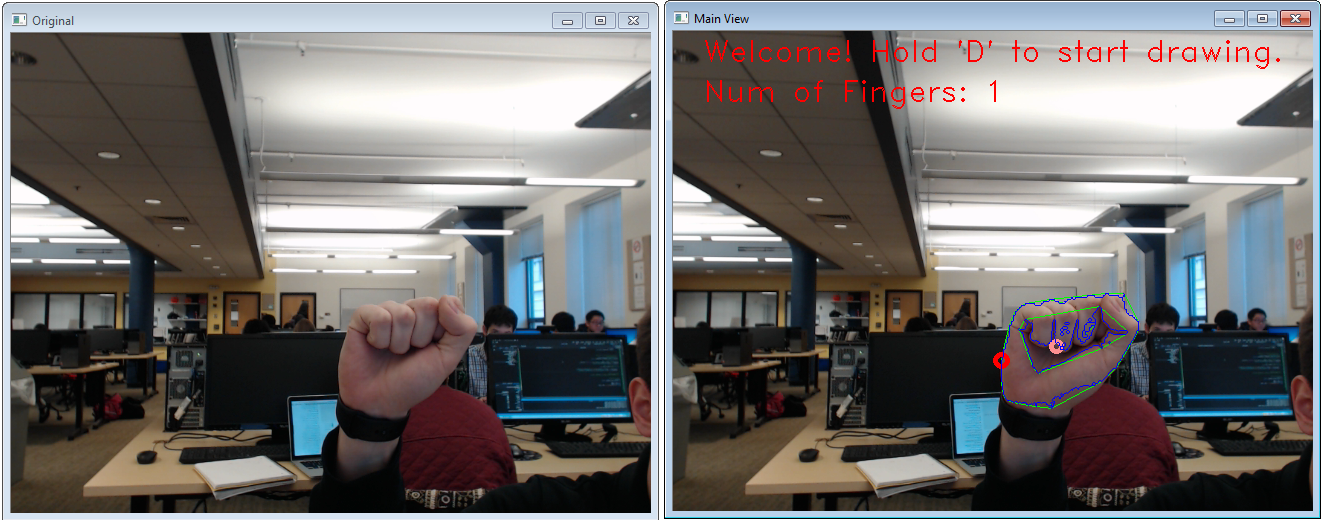
//> input picture img/1.png, 1324 x 520 px, given in place of the camera
$ ./ProgrammingAssignment1   (built with g++ and OpenCV 4)
//> lines starting //> are read from the running program, lines starting //| are printed output that depends on the picture; after the words box and inside, x2 and y2 are one past the last pixel; in counts of white or black regions, pixels touching at a corner belong together
/*
*	CS440 Spring 2016
*	Programming Assignment 1
*	Team Members: Cyril Saade, Rebecca Jellinek, Ivan Uvarov, David Wang
*/

#include "stdafx.h"

//opencv libraries
#include "opencv2/core/core.hpp"
#include "opencv2/highgui/highgui.hpp"
#include "opencv2/imgproc/imgproc.hpp"

//C++ standard libraries
#include <iostream>
#include <vector>

using namespace cv;
using namespace std;

int myMax(int a, int b, int c);
int myMin(int a, int b, int c);
void mySkinDetect(Mat& src, Mat& dst);
void myFrameDifferencing(Mat& first, Mat& sec, Mat& destination);
void myMotionEnergy(Mat *totalarr, Mat& dest, int size);
void myFrameSum(Mat& drawingFrame, Mat& handFrame, Mat& destination);

// [21 lines left out: functions dist, circleFromPoints, not called in this run]

//Can play around with:
//	- Threshold value for frame-differencing
//	- Threshold for minimum area of a contour to be recognized
//	- Blur Filter
//	- Bounding rectangle for a given contour
// 	- # of Convex Hull Points necessary to be recognized
//	- Depth threshold for convexity-defect to be recognized


int main()
{
	// open the video camera no. 0
	VideoCapture cap(0);

	// if not successful, exit program
	if (!cap.isOpened())
	{
		cout << "Cannot open the video cam" << endl;
		return -1;
	}

	// Mat object to read first frame
	Mat frame0;

	// read a new frame from video
	bool bSuccess0 = cap.read(frame0);
//> frame0 is the input picture: 520 rows x 1324 cols, CV_8UC3; mean B, G, R 112, 113, 115.6

	//if not successful, break loop
	if (!bSuccess0)
	{
		cout << "Cannot read a frame from video stream" << endl;
		cap.release();
		return 0;
	}

	bool drawingIsOn = false; // Variable that determines if drawing mode is on or not
	Point previousPoint; //stores the center of the palm of the hand of the previous frame
	bool previousPointIsSet = false;
	Mat drawingFrame; //frame that will hold all lines that have been drawn


	/////////////////////////////////////////////////////////////////////////////////////////////////////////////////////////////////////////////////////////////////////////////////////
	Mat first = frame0;
	// Mat second;
	vector<pair<Point, double>> palm_centers;


	while (1)
	{
		// read a new frame from video
		Mat frame;
		bool bSuccess = cap.read(frame);

		if (!bSuccess)
		{
			cout << "Cannot read a frame from video stream" << endl;
			break;
		}

		Mat handForDrawingFrame = Mat::zeros(frame.rows, frame.cols, CV_8UC3); //In drawing mode, this frame will display the face or the hand of the user
		Mat drawingDispay = Mat::zeros(frame.rows, frame.cols, CV_8UC3); //this is the frame of the drawing mode

		// In order to create the frame of the drawing mode, it super-imposes the handForDrawingFrame and the drawingFrame

		flip(frame, frame, 1);
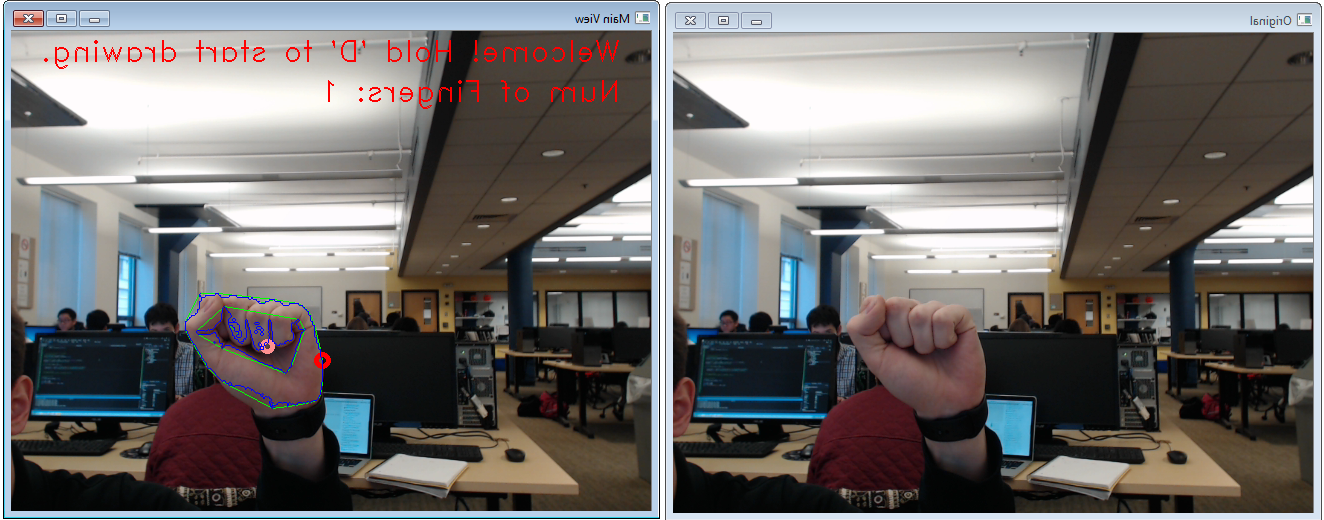
//> frame: 520 rows x 1324 cols, CV_8UC3; mean B, G, R 112, 113, 115.6

		Mat skinfilter = Mat::zeros(frame.rows, frame.cols, CV_8UC1);

		mySkinDetect(frame, skinfilter); // // PROCESSING THE IMAGE: we are applying our skinDetection algorithm to the original frame
//> after the loop in mySkinDetect, `for (int i = 0; i < src.rows; i++)`:
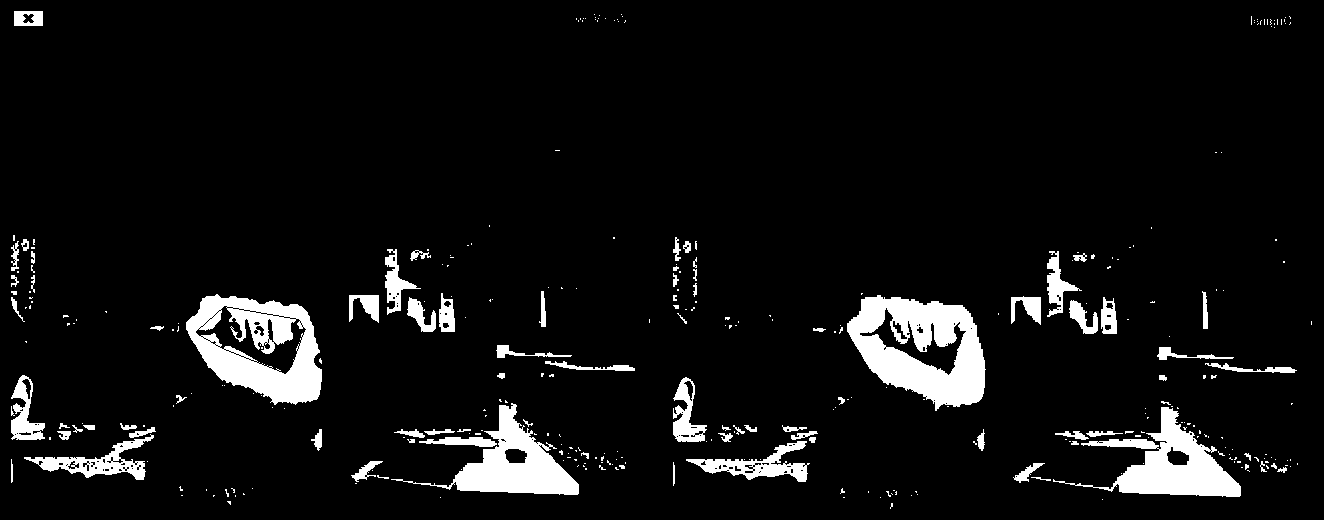
//> dst: 520 rows x 1324 cols, CV_8UC1; 6.7% white; 345 white regions (263 under 20 px)

		vector<vector<Point>> contours;
		vector<Vec4i> hierarchy;
		findContours(skinfilter, contours, hierarchy, CV_RETR_TREE, CV_CHAIN_APPROX_SIMPLE, Point(0, 0));
//> contours = 557 contours, 474 with area under 20; largest, box (x1, y1, x2, y2) and area: (847, 295, 986, 411) 10970, (186, 294, 322, 405) 10497, (1053, 407, 1241, 497) 5794, (391, 403, 579, 495) 5398, (195, 305, 307, 375) 2416
		// Finding all contours inside the skinfiltered image
		//Stored within the "contours" vector are vectors of points, each vector of points a contour-outline found in the input_frame

		Mat finalDest = Mat::zeros(frame.size(), CV_8UC3);

		//Find contour in vector w/ largest area
		int maxSize = 0;
		int maxIndex = 0;
		//Do we even really need a bounding rectangle?
		//Rect boundrec;

		//Finding greatest contour (storing its index and its area)
		for (int i = 0; i < contours.size(); i++){
			double area = contourArea(contours[i]);
			if (area > maxSize) { //can add another if-condition to screen out only areas of a certain pixel number... Wait, no, that's redundant, since we're already only
				//	screening out the biggest blob on the screen
				maxSize = area;
				maxIndex = i;
				//boundrec = boundingRect(contours[i]);
			}
		}
//> this loop made 557 passes
//> (area, maxSize) on passes 33, 48, 58, 99, 138, 223, 341: (20, 20), (172.5, 172), (189, 189), (1731, 1731), (1801, 1801), (5794.5, 5794), (10970, 10970)
//> after the loop, maxSize = 10970; maxIndex = 340

		vector<vector<Point>> hulls(contours.size());
//> hulls = 557 empty contours
		vector<vector<int>> hullsIndex(contours.size());
//> hullsIndex = 557 items
		//each convexity-defect part of a set of convexity-defects corresponding to a convex hull + contour
		//		is represented as a 4-element integer vector (start_index, end_index, farthest_point_index, fixpoint_depth);
		//		fixpoint_depth is an approx. of the distance between the farthest contour point and the convex hull
		//SO, basically, each defect is, between two fingers, basically a trace of the tip of one finger down and up back to
		//		the next, with the start_index the beginning of the trace in the original contour, the end_index the end,
		//		the farthest_point_index the farthest point to the convex hull in the original contour, within the defect,
		//		and the fixpoint_depth the distance of that farthest point
		vector<vector<Vec4i>> defects(contours.size());
//> defects = 557 items

		for (int i = 0; i < contours.size(); i++){
			convexHull(contours[i], hulls[i]);
			convexHull(contours[i], hullsIndex[i]);
			if (hullsIndex[i].size() > 7){ //you can play with the number of the size
//> (the run ends here: the program stops with an error, at `convexityDefects(contours[i], hullsIndex[i], defects[i]);`)

$ run again, on img/4.png
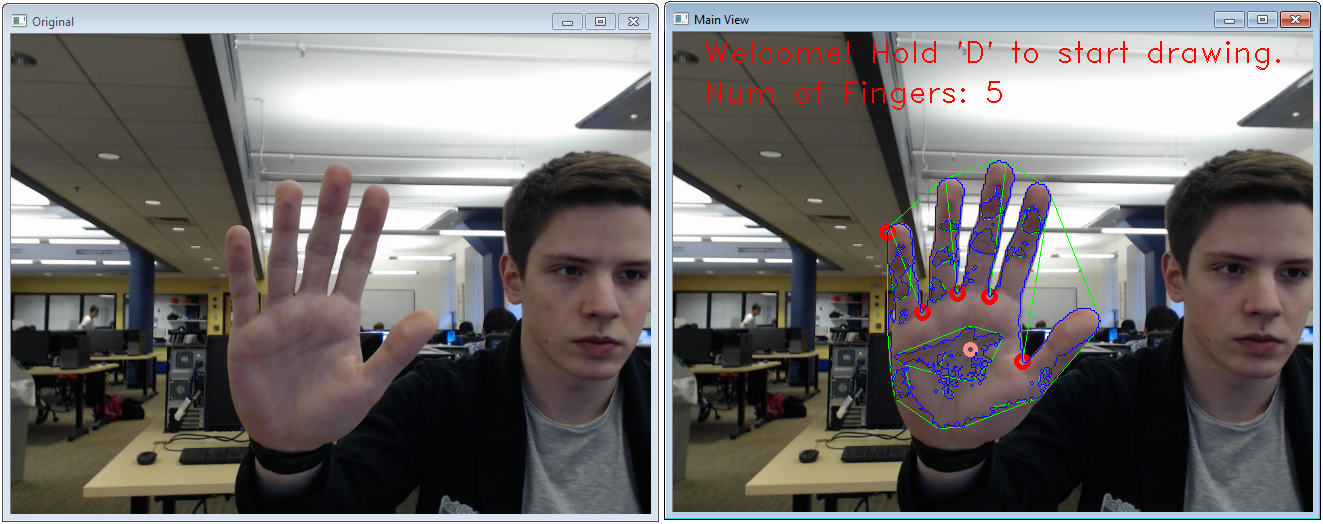
//> input picture img/4.png, 1323 x 524 px, given in place of the camera
//> frame0 is the input picture: 524 rows x 1323 cols, CV_8UC3; mean B, G, R 112.2, 112.6, 115.7
//> after the loop in mySkinDetect, `for (int i = 0; i < src.rows; i++)`:
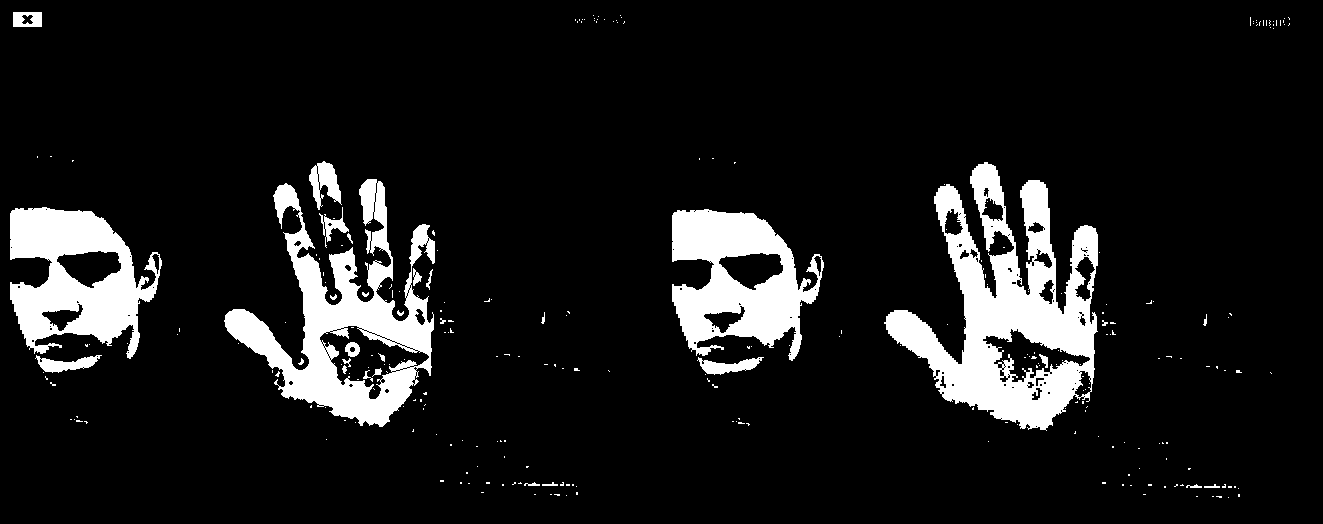
//> dst: 524 rows x 1323 cols, CV_8UC1; 10.5% white; 271 white regions (240 under 20 px)
//> contours = 472 contours, 424 with area under 20; largest, box (x1, y1, x2, y2) and area: (884, 162, 1098, 431) 28044, (224, 179, 435, 427) 20949, (672, 209, 824, 361) 14248, (10, 207, 162, 359) 14248, (319, 325, 430, 400) 3420
//> the loop `for (int i = 0; i < contours.size(); i++)` made 472 passes
//> (area, maxSize) on passes 114, 190, 210, 228, 316: (539, 539), (14248.5, 14248), (14248.5, 14248), (20949, 20949), (28043.5, 28043)
//> after the loop `for (int i = 0; i < contours.size(); i++)`: maxSize = 28043; maxIndex = 315
//> `vector<vector<Point>> hulls(contours.size());`: hulls = 472 empty contours
//> hullsIndex = 472 items
//> after the loop `for (int i = 0; i < contours.size(); i++)`: hulls = 472 contours, 412 with area under 20; largest, box (x1, y1, x2, y2) and area: (884, 162, 1098, 431) 42283, (224, 179, 435, 427) 39860, (672, 209, 824, 361) 18816, (10, 207, 162, 359) 18816, (319, 325, 430, 400) 4851
//> largestDefect = 24 items, first 8: [0, 3, 2, 405], [3, 193, 113, 31868], [193, 196, 194, 181], [196, 202, 197, 343], [202, 348, 269, 22533], [348, 351, 349, 405], [352, 355, 354, 405], [355, 358, 357, 343]
//> the loop `for (int i = 0; i < largestDefect.size(); i++)` made 24 passes
//> after the loop `for (int i = 0; i < largestDefect.size(); i++)`: convexNum = 4
//> the loop `for (int j = 0; j<largestDefect.size(); j++)` made 24 passes
//> `rough_palm_center.x /= largestDefect.size() * 3;`: rough_palm_center = Point(1007, 22560)
//> `rough_palm_center.y /= largestDefect.size() * 3;`: rough_palm_center = Point(1007, 313)
//> closest_pt = Point(983, 164)
//> the loop `for (int i = 0; i<palm_points.size(); i++)` made 72 passes
//> distvec = 72 pairs, first 12: [369, 3], [724, 69], [3026, 63], [4525, 12], [6788, 57], [7837, 54], [8357, 24], [8424, 56], [8424, 58], [9412, 30], [10645, 51], [10705, 53]
//> the loop `for (int i = 0; i + 2<distvec.size(); i++)` made 1 pass
//> palm_centers = 1 item
//> the loop `for (int i = 0; i<palm_centers.size(); i++)` made 1 pass
//> after the loop `for (int i = 0; i<palm_centers.size(); i++)`: radius = 61.83
//> previousPoint = Point(1016, 355)
//> the loop `for (int j = 0; j<largestDefect.size(); j++)` made 24 passes
//> after the loop `for (int j = 0; j<largestDefect.size(); j++)`: no_of_fingers = 5
//> `putText(frame, "Welcome! Hold 'D' to start drawing.", Point(30, 30), F..`:
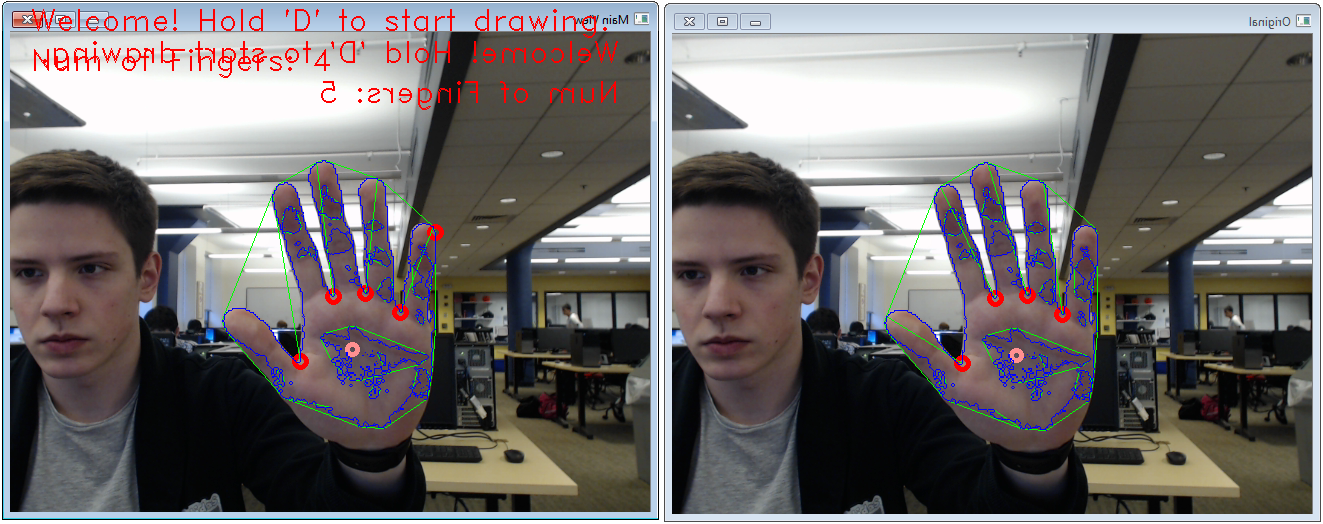
//> frame: 524 rows x 1323 cols, CV_8UC3; mean B, G, R 111.7, 111.5, 115.3
